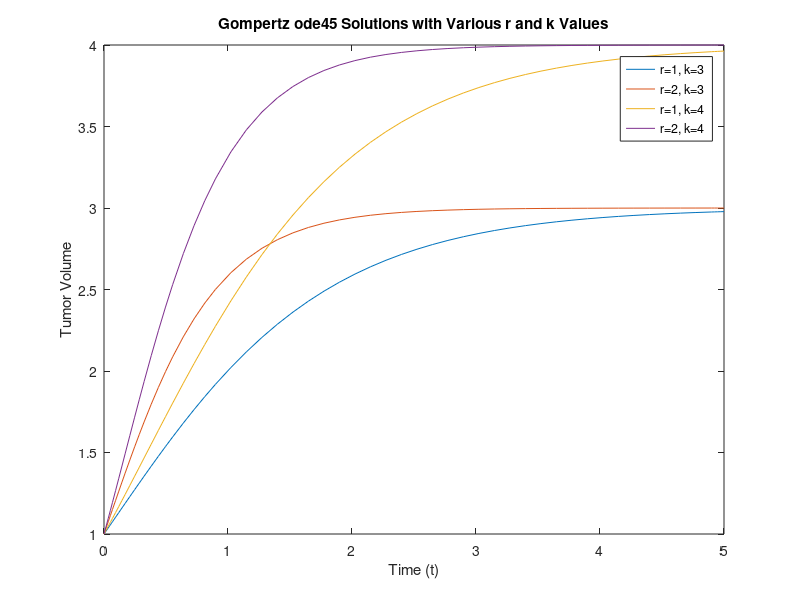
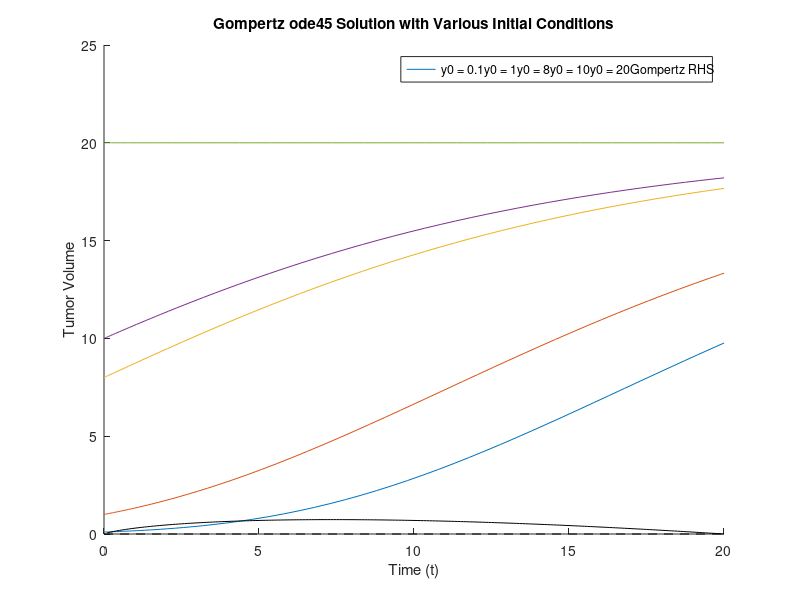
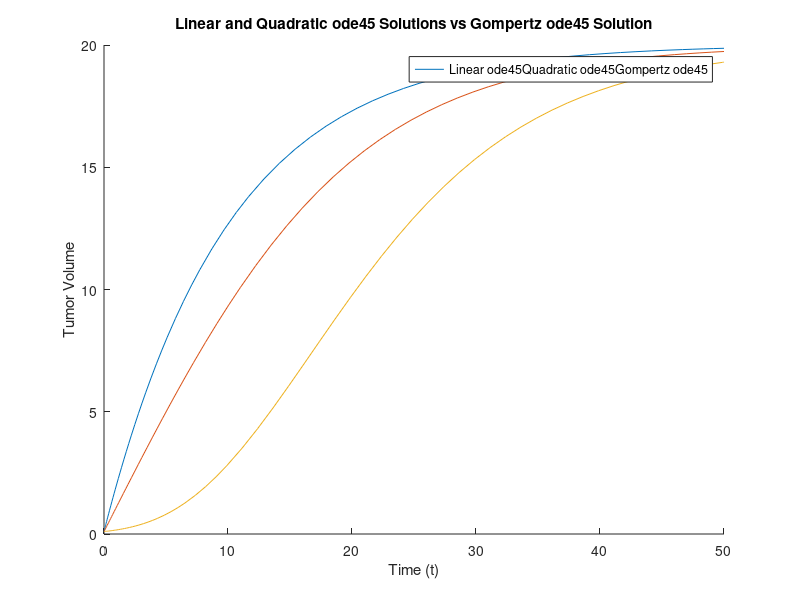
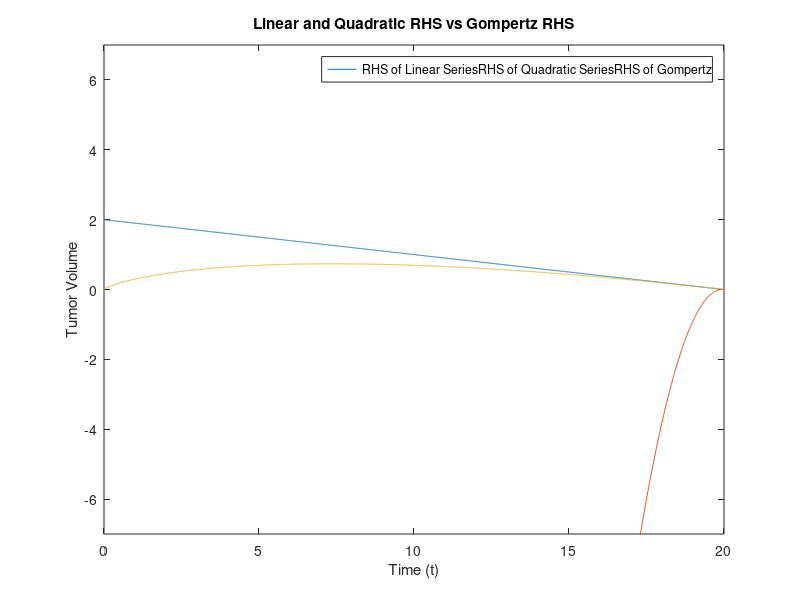

The MATLAB script that drew these images, in order:
%Lab 1a: Jacob Cooper 09934300, Esben Nielsen 24610241, Lance Smar 38742026
%% Excerise 1
figure(1);
% chosen values for r and k
r1 = 1;
r2 = 2;
k1 = 3;
k2 = 4;
% gompertz equation plotted with r=1 and k=3
f = @(t,y) r1*y.*log(k1./y);
[tsol, ysol] = ode45(f, [0,5], 1);
plot(tsol, ysol)

hold on;
% gompertz equation plotted with r=2 and k=3
f = @(t,y) r2*y.*log(k1./y);
[tsol, ysol] = ode45(f, [0,5], 1);
plot(tsol, ysol)
% gompertz equation plotted with r=1 and k=4
f = @(t,y) r1*y.*log(k2./y);
[tsol, ysol] = ode45(f, [0,5], 1);
plot(tsol, ysol)
% gompertz equation plotted with r=2 and k=4
f = @(t,y) r2*y.*log(k2./y);
[tsol, ysol] = ode45(f, [0,5], 1);
plot(tsol, ysol);

% Legend
legend('r=1, k=3', 'r=2, k=3', 'r=1, k=4', 'r=2, k=4');
title("Gompertz ode45 Solutions with Various r and k Values");
xlabel("Time (t)"); ylabel("Tumor Volume");
hold off
% Equilibrium Solutions:
% Answer: In each case, the equilibrium solution appears to be equal to the
% k value included in the equation.

% For function1 (r = 1, k = 3): the equilibrium solution was y = 3
% For function1 (r = 2, k = 3): the equilibrium solution was y = 3
% For function1 (r = 1, k = 4): the equilibrium solution was y = 4
% For function1 (r = 2, k = 4): the equilibrium solution was y = 4

% R determines the initial growth rate of the function, while K models the
% equilibrium value that the equation reaches. 

%% Exercise 2 
figure(2);
r = .1;
K = 20;
hold on

% Gompertz equation
f = @(t,y) r*y.*log(K ./ y);
% ode45 plots of the solution to the Gompertz equation with various
% initial conditions
[tsol, ysol] = ode45(f, [0,20], .1);
plot(tsol, ysol)

[tsol, ysol] = ode45(f, [0,20], 1);
plot(tsol, ysol)

[tsol, ysol] = ode45(f, [0,20], 8);
plot(tsol, ysol)

[tsol, ysol] = ode45(f, [0,20], 10);
plot(tsol, ysol)

[tsol, ysol] = ode45(f, [0,20], 20);
plot(tsol, ysol)

% Graphing the right hand side of the Gompertz equation 
rhs = @(y)r*y .* log(K./y);
yvals = 0:0.1:20;
plot(yvals, rhs(yvals), '-k', [0,20], [0 0], '--k');

title("Gompertz ode45 Solution with Various Initial Conditions");
xlabel("Time (t)"); ylabel("Tumor Volume");
legend(["y0 = 0.1" "y0 = 1" "y0 = 8" "y0 = 10" "y0 = 20" "Gompertz RHS"]);

hold off;


% Yes, different initial conditions can change concavity and growth rate of
% the function. The black graph represents the derivative, and its maximum
% y value at x = 7.3 is where the solution is changing the fastest. This is
% what we see in the graph.

%% Exercise 3
figure(3);

r= 0.1;
K = 20;
hold on;
% Graphing ode45 solution to the Taylor Series approximation of the 
% Gompertz equation truncated at n = 1
f = @(t,y) -r*(y-K);
[tsol, ysol] = ode45(f, [0,50], .1);
plot(tsol, ysol)
% Graphing ode45 solution to the Taylor Series approximation of the 
% Gompertz equation truncated at n = 2
f = @(t,y) -r/(2*K)*(y-K).^2 -r*(y-K);
[tsol, ysol] = ode45(f, [0,50], .1);
plot(tsol, ysol)
% Graphing ode45 solution to the Gompertz equation for comparison
f = @(t,y) r*y.*log(K./y);
[tsol, ysol] = ode45(f, [0,50], .1);
plot(tsol, ysol)

title("Linear and Quadratic ode45 Solutions vs Gompertz ode45 Solution");
xlabel("Time (t)"); ylabel("Tumor Volume");
legend(["Linear ode45" "Quadratic ode45" "Gompertz ode45"]);

% Solutions are most similar close to the line y = K. The solutions are all
% the same at t=0, but with differing rates of growth. At t = 0, the 
% initial rate of growth of the Gompertz equation is much less than the 
% initial rate of growth of the approximations.

% Graphing right hand side of Gompertz Taylor series approximation with n=1
figure(4)
r = 0.1;
K = 20;
y = 0:.01:20;
plot(y, -r * (y-K));
hold on;
% Graphing right hand side of Gompertz Taylor series approximation with n=2
plot(y, (-r*(y-K)) - (r/2*K)*(y-K).^2);
% Graphing right hand side of Gompertz equation for comparison
plot(y, r.*y.*log(K./y));
axis([0 20 -7 7]);
title("Linear and Quadratic RHS vs Gompertz RHS");
xlabel("Time (t)"); ylabel("Tumor Volume");
legend(["RHS of Linear Series" "RHS of Quadratic Series" "RHS of Gompertz"]);

% All of the right hand sides of the equations converge at y=20. The two
% approximations are very close to each other at t = 0 while the Gompertz
% RHS starts low and increases to meet the other two curves. The
% approximations are also much closer to being constant. 